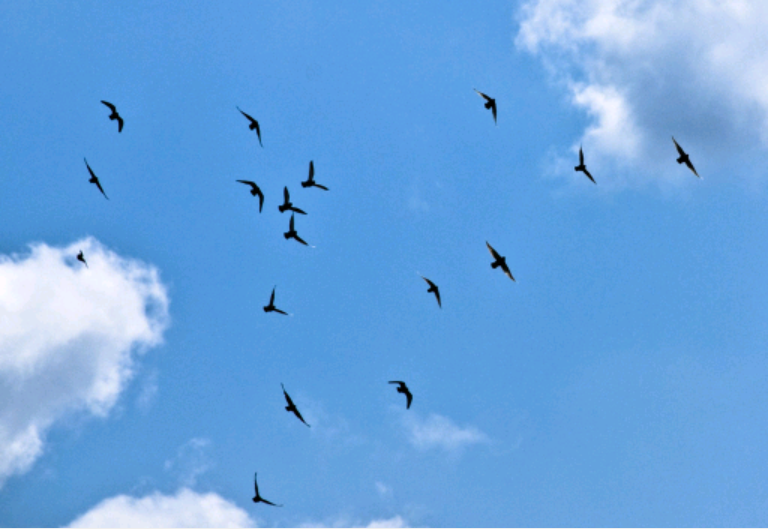
#> input picture Real_World_App/Birds_sky.png, 768 x 532 px, found by its file name; the run also reads 1 picture not shown here
$ python RealWorld.py
#> lines starting #> are read from the running program, lines starting #| are printed output that depends on the picture; after the words box and inside, x2 and y2 are one past the last pixel; in counts of white or black regions, pixels touching at a corner belong together
import cv2
import numpy as np

def drawContours(contours,image,color):
    ret_img = image.copy()
    for c in contours:
        # From OpenCV
        x, y, w, h = cv2.boundingRect(c)
        cv2.rectangle(ret_img, (x, y), (x + w, y + h), color, 2)

    return ret_img

def resize_image(image,percent):
    # From OpenCV
    scale_percent = percent  # percent of original size
    width = int(image.shape[1] * scale_percent / 100)
    height = int(image.shape[0] * scale_percent / 100)
    dim = (width, height)
    # resize image
    resized = cv2.resize(image, dim, interpolation=cv2.INTER_AREA)

    return resized

####################################################

# Birds Example

birds = cv2.imread("..\\Real_World_App\\Birds_sky.png")
#> birds is the input picture: shape (532, 768, 3); mean B, G, R 224.6, 164.9, 106

mask = cv2.inRange(birds,(0,0,0),(100,100,100))
#> mask: shape (532, 768); 0.58% white; 17 white regions, largest, box (x1, y1, x2, y2) and area: (488, 244, 514, 280) 225, (279, 187, 306, 214) 182, (674, 141, 696, 174) 176
kernel = np.ones((4, 4), np.uint8)
mask = cv2.dilate(mask, kernel, iterations=1)
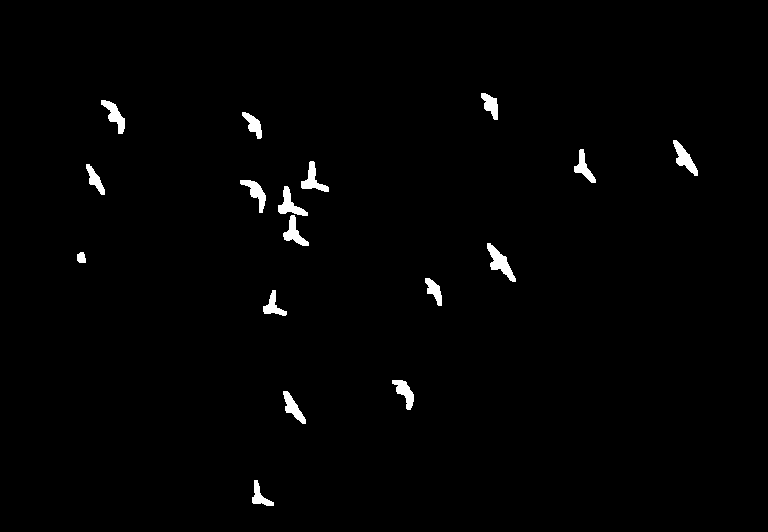
#> mask: shape (532, 768); 1.2% white; 17 white regions

contours, _ = cv2.findContours(mask, cv2.RETR_EXTERNAL, cv2.CHAIN_APPROX_NONE)
#> contours = 17 contours; largest, box (x1, y1, x2, y2) and area: (487, 243, 516, 282) 389, (673, 140, 698, 176) 322, (278, 186, 308, 216) 314, (101, 100, 125, 134) 298, (301, 161, 329, 192) 292

birds_2 = drawContours(contours,birds,(0, 255, 0))
#> the loop in drawContours, `for c in contours:` made 17 passes
#> (x, y, w, h) on passes 1 to 12: (252, 480, 22, 26), (283, 391, 23, 33), (392, 380, 22, 30), (263, 290, 24, 26), (425, 278, 17, 28), (77, 252, 9, 11), (487, 243, 29, 39), (283, 215, 26, 31), (278, 186, 30, 30), (240, 180, 26, 33), (86, 164, 19, 31), (301, 161, 28, 31)
#> after the loop in drawContours, `for c in contours:`:
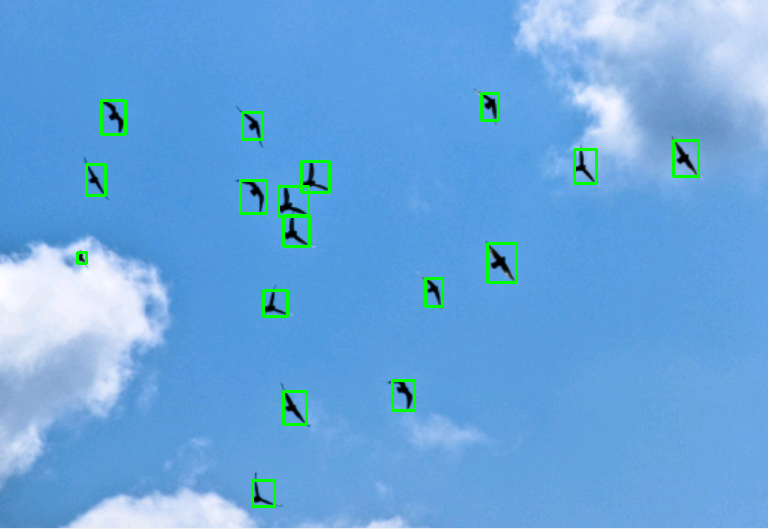
#> ret_img: shape (532, 768, 3); 1.27% of pixels changed, all inside (x1, y1, x2, y2) = (76, 92, 700, 508)

cv2.imshow("birds",cv2.hconcat([resize_image(birds,60),resize_image(cv2.cvtColor(mask,cv2.COLOR_GRAY2RGB),60),resize_image(birds_2,60)]))
#> in resize_image (call 2), `resized = cv2.resize(image, dim, interpolation=cv2.INTER_AREA)`: image: shape (532, 768, 3); 1.2% white; 17 white regions, largest, box (x1, y1, x2, y2) and area: (487, 243, 516, 282) 440, (673, 140, 698, 176) 366, (278, 186, 308, 216) 364

cv2.waitKey(0)

cv2.destroyAllWindows()

####################################################

# Road Signs

road_sign = cv2.imread("..\\Real_World_App\\Road_Signs.jpg")
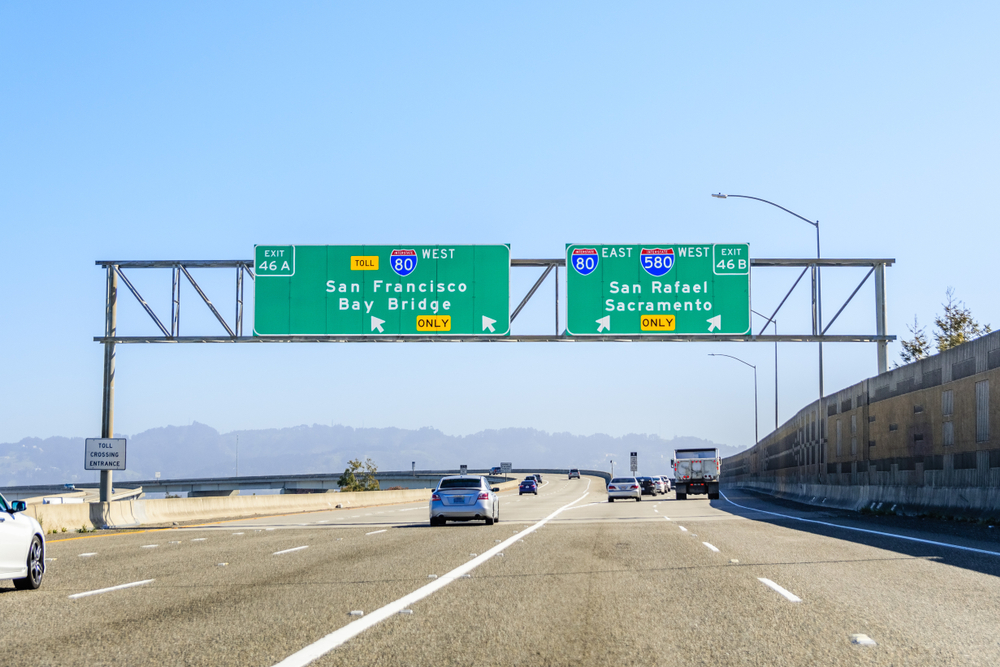
#> input picture Real_World_App/Road_Signs.jpg, 1000 x 667 px, found by its file name
#> road_sign is the input picture: shape (667, 1000, 3); mean B, G, R 201.2, 186.2, 159.1

mask = cv2.inRange(road_sign,(100,120,0),(140,170,5))
#> mask: shape (667, 1000); 4.1% white; 47 white regions (43 under 20 px), largest, box (x1, y1, x2, y2) and area: (255, 246, 508, 334) 16188, (568, 245, 748, 333) 9695, (256, 246, 293, 274) 661, (715, 245, 748, 273) 540

kernel = np.ones((4, 4), np.uint8)
mask = cv2.dilate(mask, kernel, iterations=1)
#> mask: shape (667, 1000); 5.4% white; 2 white regions

contours, _ = cv2.findContours(mask, cv2.RETR_EXTERNAL, cv2.CHAIN_APPROX_NONE)
#> contours = 2 contours; box (x1, y1, x2, y2) and area: (252, 243, 512, 338) 22612, (565, 243, 753, 337) 16318

road_sign_2 = drawContours(contours,road_sign,(0,0,255))
#> the loop in drawContours (call 2), `for c in contours:` made 2 passes
#> (x, y, w, h) on passes 1 to 2: (565, 243, 188, 94), (252, 243, 260, 95)
#> after the loop in drawContours (call 2), `for c in contours:`: ret_img: shape (667, 1000, 3); 0.57% of pixels changed, all inside (x1, y1, x2, y2) = (251, 242, 755, 340)

cv2.imshow("road_signs",cv2.hconcat([resize_image(road_sign,60),resize_image(cv2.cvtColor(mask,cv2.COLOR_GRAY2RGB),60),resize_image(road_sign_2,60)]))
#> in resize_image (call 5), `resized = cv2.resize(image, dim, interpolation=cv2.INTER_AREA)`: image: shape (667, 1000, 3); 5.4% white; 2 white regions, box (x1, y1, x2, y2) and area: (252, 243, 512, 338) 21307, (565, 243, 753, 337) 14479

cv2.waitKey(0)

cv2.destroyAllWindows()

####################################################

# Ships

ships = cv2.imread("..\\Real_World_App\\Ships_Ocean.jpg")
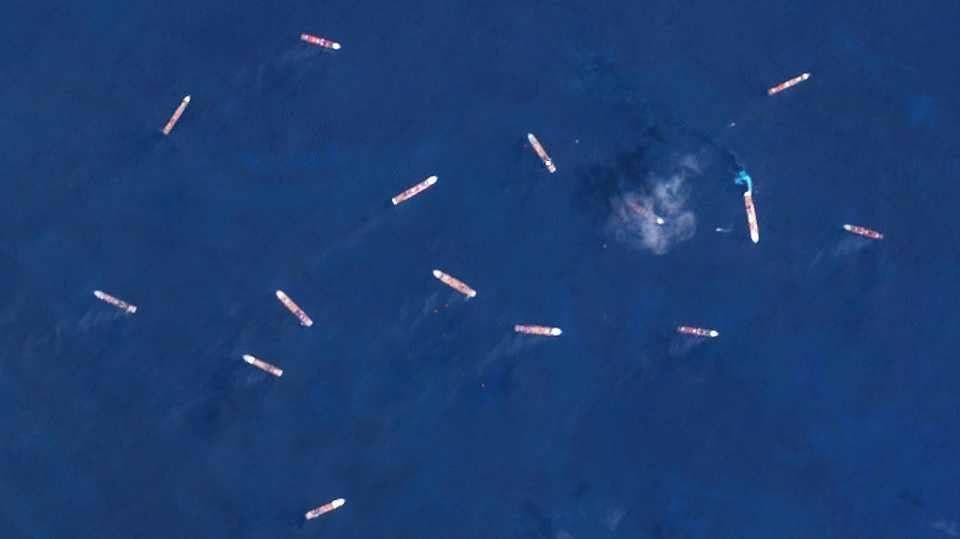
#> input picture Real_World_App/Ships_Ocean.jpg, 1920 x 1078 px, found by its file name (shown at 1/2 size)
#> ships is the input picture: shape (1078, 1920, 3); mean B, G, R 113.6, 61.7, 27.6

ship_blur = cv2.blur(ships,(7,7))

mask = cv2.inRange(ship_blur,(0,0,0),(190,130,110))
#> mask: shape (1078, 1920); 99.1% white; 21 black regions (1 under 20 px), largest, box (x1, y1, x2, y2) and area: (1472, 343, 1518, 486) 2201, (1268, 411, 1329, 488) 1924, (866, 540, 952, 595) 1531
mask = cv2.bitwise_not(mask)
#> mask: shape (1078, 1920); 0.93% white; 21 white regions (1 under 20 px)

contours, _ = cv2.findContours(mask, cv2.RETR_EXTERNAL, cv2.CHAIN_APPROX_NONE)
#> contours = 21 contours, 3 with area under 20; largest, box (x1, y1, x2, y2) and area: (1472, 343, 1518, 486) 2039, (1268, 411, 1329, 488) 1806, (866, 540, 952, 595) 1437, (784, 352, 875, 410) 1392, (552, 581, 625, 652) 1352

ships_2 = ships.copy()

for c in contours:
    rect = cv2.minAreaRect(c)
    box = cv2.boxPoints(rect)
    box = np.int0(box)
    area = cv2.contourArea(c)
    if area > 300:
        cv2.drawContours(ships_2, [box], 0, (0, 0, 255), 4)
#> this loop made 21 passes
#> (rect, box, area) on passes 1 to 6: (((650.4, 1017.2), (83.76, 16.82), -24.27), [[615, 1042], [608, 1026], [685, 992], [691, 1007]], 1069.5), (((525.1, 730.4), (15.22, 84.57), -64.7), [[560, 755], [483, 719], [490, 705], [566, 741]], 998), (((1397.4, 663.3), (13.36, 75.98), -83.66), [[1434, 674], [1358, 665], [1360, 652], [1435, 660]], 704.5), (((1076, 660.1), (17.51, 92.64), -84.29), [[1121, 673], [1029, 664], [1030, 646], [1123, 656]], 1225.5), (((587.5, 616), (16.26, 95.46), -45), [[615, 655], [548, 588], [559, 576], [627, 644]], 1352.5), (((229.5, 602.7), (13.89, 90.07), -66.19), [[267, 627], [185, 590], [191, 578], [273, 614]], 901)
#> ships_2: shape (1078, 1920, 3); 0.78% of pixels changed, all inside (x1, y1, x2, y2) = (183, 62, 1767, 1045)

cv2.imshow("Ships",cv2.hconcat([resize_image(ships,30),resize_image(cv2.cvtColor(mask,cv2.COLOR_GRAY2RGB),30),resize_image(ships_2,30)]))

cv2.waitKey(0)

cv2.destroyAllWindows()

####################################################

# Bodies of Water

water = cv2.imread("..\\Real_World_App\\Bodies of Water.JPG")

water_blur = cv2.blur(water,(15,15))

mask = cv2.inRange(water_blur,(0,0,0),(40,40,30))
#> mask: shape (691, 1171); 2.6% white; 21 white regions, largest, box (x1, y1, x2, y2) and area: (757, 103, 885, 218) 5066, (72, 440, 117, 574) 2914, (786, 512, 865, 563) 1725
kernel = np.ones((4, 4), np.uint8)
mask = cv2.dilate(mask, kernel, iterations=1)
#> mask: shape (691, 1171); 3.3% white; 21 white regions

contours, _ = cv2.findContours(mask, cv2.RETR_EXTERNAL, cv2.CHAIN_APPROX_NONE)
#> contours = 21 contours; largest, box (x1, y1, x2, y2) and area: (756, 102, 887, 220) 5818, (71, 439, 119, 576) 3378, (785, 511, 867, 565) 2054, (479, 87, 533, 147) 1936, (1025, 386, 1081, 478) 1914

water_2 = water.copy()

for c in contours:
    area = cv2.contourArea(c)
    if area > 50:
        x, y, w, h = cv2.boundingRect(c)
        cv2.rectangle(water_2, (x, y), (x + w, y + h), (0,255,0), 2)
#> this loop made 21 passes
#> (area, x, y, w, h) on passes 1 to 12: (257.5, 948, 667, 20, 18), (175, 963, 642, 13, 19), (403.5, 850, 624, 19, 37), (296.5, 468, 538, 22, 18), (2054.5, 785, 511, 82, 54), (656.5, 1095, 508, 25, 41), (1232, 486, 456, 37, 59), (3378.5, 71, 439, 48, 137), (57.5, 589, 419, 10, 8), (1914.5, 1025, 386, 56, 92), (1320, 341, 380, 25, 78), (788, 854, 321, 27, 42)
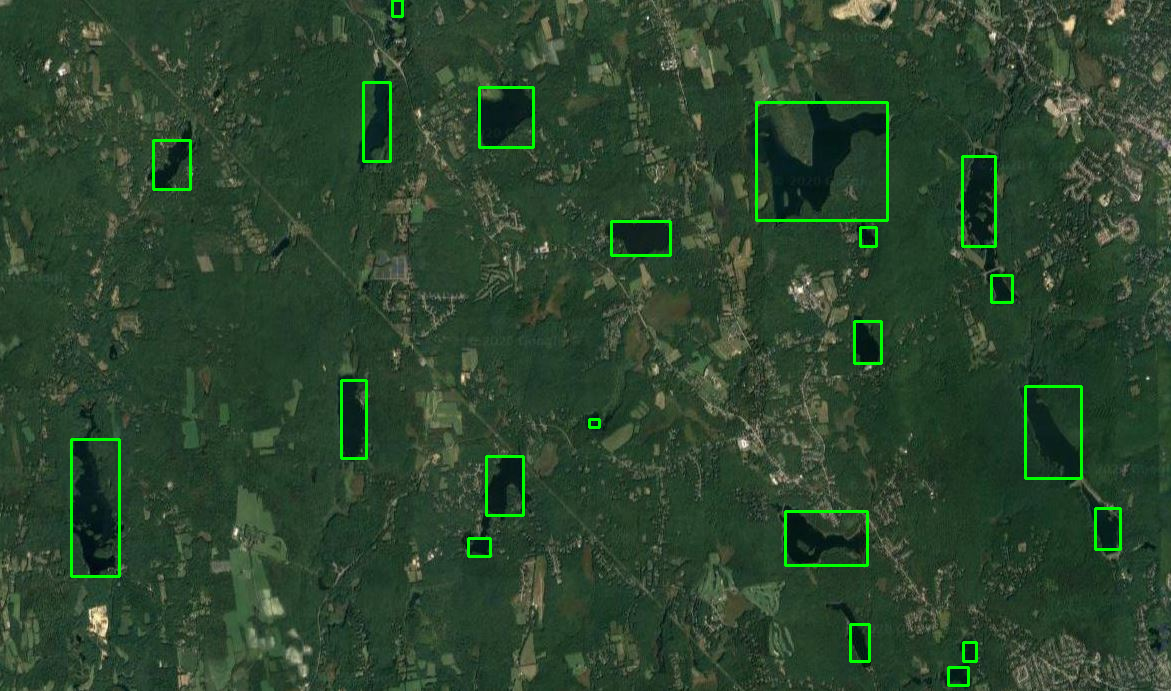
#> water_2: shape (691, 1171, 3); mean B, G, R 45.6, 68.9, 43.8

cv2.imshow("bodies_of_water",cv2.hconcat([resize_image(water,50),resize_image(cv2.cvtColor(mask,cv2.COLOR_GRAY2RGB),50),resize_image(water_2,50)]))
#> in resize_image (call 11), `resized = cv2.resize(image, dim, interpolation=cv2.INTER_AREA)`: image: shape (691, 1171, 3); 3.3% white; 21 white regions, largest, box (x1, y1, x2, y2) and area: (756, 102, 887, 220) 6055, (71, 439, 119, 576) 3529, (785, 511, 867, 565) 2161

cv2.waitKey(0)

cv2.destroyAllWindows()

####################################################

# Football

football = cv2.imread("..\\Real_World_App\\Football.JPG")
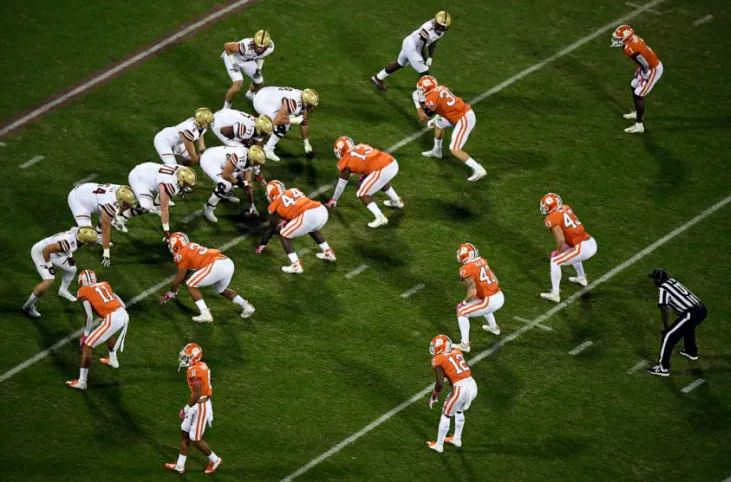
#> input picture Real_World_App/Football.JPG, 731 x 482 px, found by its file name
#> football is the input picture: shape (482, 731, 3); mean B, G, R 32.5, 75.1, 64.8

mask = cv2.inRange(football,(0,40,140),(45,100,240))
#> mask: shape (482, 731); 0.98% white; 100 white regions (82 under 20 px), largest, box (x1, y1, x2, y2) and area: (340, 153, 383, 173) 413, (179, 250, 219, 270) 413, (427, 92, 466, 122) 401
kernel = np.ones((18, 18), np.uint8)
mask = cv2.dilate(mask, kernel, iterations=1)
#> mask: shape (482, 731); 6.7% white; 11 white regions

contours, _ = cv2.findContours(mask, cv2.RETR_EXTERNAL, cv2.CHAIN_APPROX_NONE)
#> contours = 11 contours; largest, box (x1, y1, x2, y2) and area: (536, 188, 596, 261) 2732, (331, 132, 400, 182) 2516, (427, 329, 480, 391) 2295, (411, 76, 475, 131) 2230, (261, 177, 327, 228) 2212

football_2 = football.copy()

for c in contours:
    area = cv2.contourArea(c)
    if area > 500:
        x, y, w, h = cv2.boundingRect(c)
        cv2.rectangle(football_2, (x, y), (x + w, y + h), (0,255,0), 2)
#> this loop made 11 passes
#> (area, x, y, w, h) on passes 2 to 11: (2061, 179, 338, 42, 66), (2295, 427, 329, 53, 62), (2037, 71, 275, 57, 50), (2174.5, 455, 237, 53, 68), (2125, 167, 233, 65, 46), (2732.5, 536, 188, 60, 73), (2212, 261, 177, 66, 51), (2516, 331, 132, 69, 50), (2230.5, 411, 76, 64, 55), (1803.5, 610, 21, 57, 52)
#> area on pass 1: 341
#> football_2: shape (482, 731, 3); 1.96% of pixels changed, all inside (x1, y1, x2, y2) = (70, 20, 669, 406)

cv2.imshow("Football",cv2.hconcat([resize_image(football,50),resize_image(cv2.cvtColor(mask,cv2.COLOR_GRAY2RGB),50),resize_image(football_2,50)]))
#> in resize_image (call 14), `resized = cv2.resize(image, dim, interpolation=cv2.INTER_AREA)`: image: shape (482, 731, 3); 6.7% white; 11 white regions

cv2.waitKey(0)

cv2.destroyAllWindows()

####################################################

# Oranges

oranges = cv2.imread("..\\Real_World_App\\Oranges.JPG")
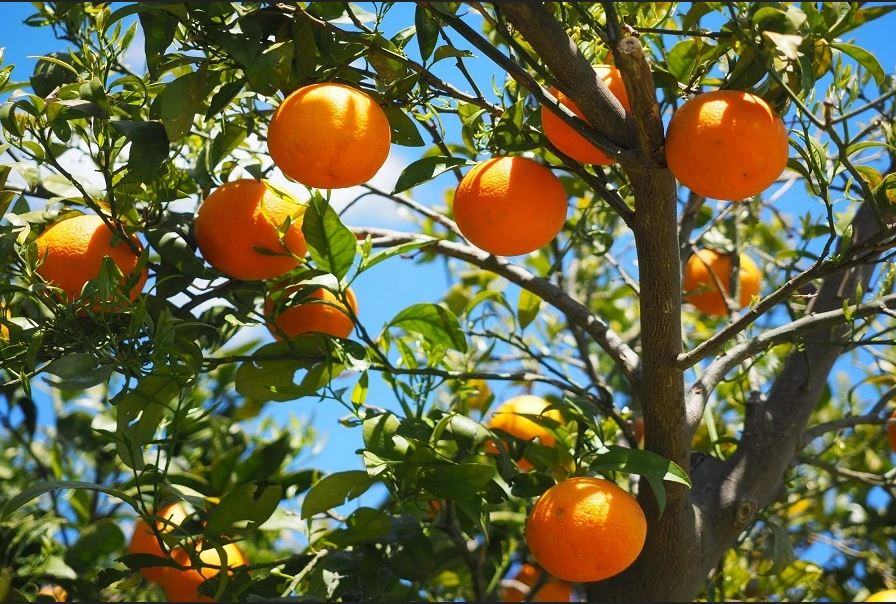
#> input picture Real_World_App/Oranges.JPG, 896 x 604 px, found by its file name

mask = cv2.inRange(oranges,(1,30,90),(6,75,230))
kernel = np.ones((6, 6), np.uint8)
mask = cv2.dilate(mask, kernel, iterations=1)

mask += cv2.inRange(oranges,(55,220,250),(65,230,255))
kernel = np.ones((6, 6), np.uint8)
mask = cv2.dilate(mask, kernel, iterations=1)

contours, _ = cv2.findContours(mask, cv2.RETR_EXTERNAL, cv2.CHAIN_APPROX_NONE)
#> contours = 50 contours; largest, box (x1, y1, x2, y2) and area: (663, 89, 784, 205) 10632, (450, 151, 573, 260) 9406, (501, 489, 653, 604) 8587, (194, 176, 311, 284) 8293, (34, 224, 152, 307) 5372

oranges_2 = oranges.copy()

for c in contours:
    area = cv2.contourArea(c)
    if area > 500:
        x, y, w, h = cv2.boundingRect(c)
        cv2.rectangle(oranges_2, (x, y), (x + w, y + h), (0,255,0), 2)
#> this loop made 50 passes
#> (area, x, y, w, h) on passes 7, 13, 29, 31, 33, 38, 40, 44, 45, 46, 49: (4056.5, 126, 519, 95, 85), (8587, 501, 489, 152, 115), (3151, 274, 287, 83, 56), (2681, 682, 251, 53, 70), (5372.5, 34, 224, 118, 83), (8293, 194, 176, 117, 108), (9406, 450, 151, 123, 109), (5238.5, 264, 94, 122, 101), (10632.5, 663, 89, 121, 116), (3513.5, 537, 84, 81, 87), (834, 608, 68, 29, 45)
#> area on passes 1 to 6: 35, 212, 129, 100, 35.5, 151

cv2.imshow("Oranges",cv2.hconcat([resize_image(oranges,50),resize_image(cv2.cvtColor(mask,cv2.COLOR_GRAY2RGB),50),resize_image(oranges_2,50)]))

cv2.waitKey(0)

cv2.destroyAllWindows()

####################################################

# Soccer

soccer = cv2.imread("..\\Real_World_App\\Soccer_Players.jpg")

#> (the run stopped early here; a loop or call above may not have finished)
